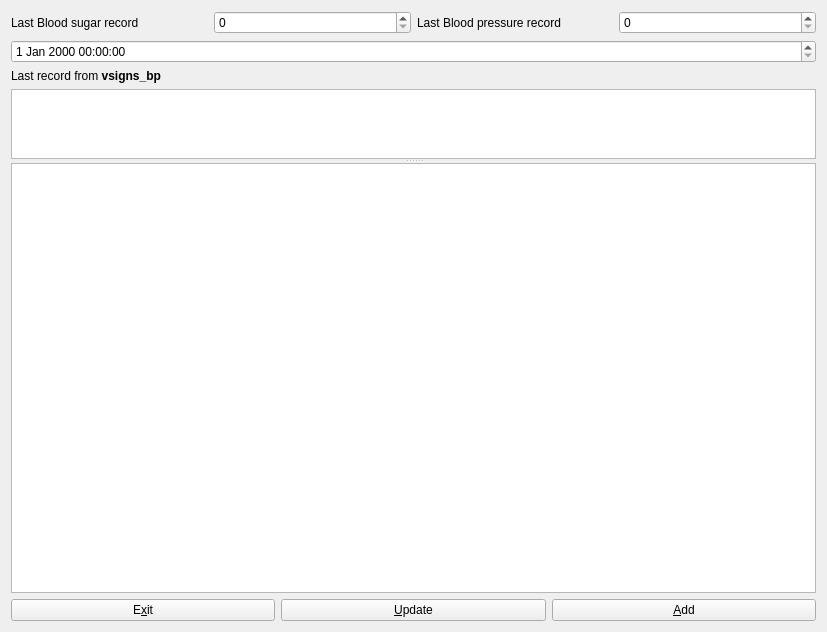
<?xml version="1.0" encoding="UTF-8"?>
<ui version="4.0">
 <class>Comment</class>
 <widget class="QWidget" name="Comment">
  <property name="geometry">
   <rect>
    <x>0</x>
    <y>0</y>
    <width>827</width>
    <height>632</height>
   </rect>
  </property>
  <property name="windowTitle">
   <string>Note</string>
  </property>
  <layout class="QGridLayout" name="gridLayout_2">
   <item row="0" column="0">
    <layout class="QGridLayout" name="gridLayout">
     <property name="sizeConstraint">
      <enum>QLayout::SetNoConstraint</enum>
     </property>
     <item row="0" column="0">
      <layout class="QHBoxLayout" name="horizontalLayout_2">
       <item>
        <widget class="QLabel" name="lblBSrecord">
         <property name="text">
          <string>Last Blood sugar record</string>
         </property>
         <property name="buddy">
          <cstring>spinBsid</cstring>
         </property>
        </widget>
       </item>
       <item>
        <widget class="QSpinBox" name="spinBsid">
         <property name="maximum">
          <number>9999</number>
         </property>
        </widget>
       </item>
       <item>
        <widget class="QLabel" name="lblBPrecord">
         <property name="text">
          <string>Last Blood pressure record</string>
         </property>
         <property name="buddy">
          <cstring>spinBpid</cstring>
         </property>
        </widget>
       </item>
       <item>
        <widget class="QSpinBox" name="spinBpid">
         <property name="maximum">
          <number>9999</number>
         </property>
        </widget>
       </item>
      </layout>
     </item>
     <item row="1" column="0">
      <widget class="QDateTimeEdit" name="dateTimeEdit"/>
     </item>
     <item row="2" column="0">
      <widget class="QLabel" name="label">
       <property name="text">
        <string>&lt;html&gt;&lt;head/&gt;&lt;body&gt;&lt;p&gt;Last record from &lt;span style=&quot; font-weight:600;&quot;&gt;vsigns_bp&lt;/span&gt;&lt;/p&gt;&lt;/body&gt;&lt;/html&gt;</string>
       </property>
       <property name="buddy">
        <cstring>tblPrevRec</cstring>
       </property>
      </widget>
     </item>
     <item row="3" column="0">
      <widget class="QSplitter" name="splitter">
       <property name="sizePolicy">
        <sizepolicy hsizetype="MinimumExpanding" vsizetype="Expanding">
         <horstretch>0</horstretch>
         <verstretch>0</verstretch>
        </sizepolicy>
       </property>
       <property name="orientation">
        <enum>Qt::Vertical</enum>
       </property>
       <widget class="QTableView" name="tblPrevRec">
        <property name="sizePolicy">
         <sizepolicy hsizetype="Expanding" vsizetype="Expanding">
          <horstretch>0</horstretch>
          <verstretch>25</verstretch>
         </sizepolicy>
        </property>
        <property name="sizeAdjustPolicy">
         <enum>QAbstractScrollArea::AdjustToContents</enum>
        </property>
       </widget>
       <widget class="QTextEdit" name="textEdit">
        <property name="sizePolicy">
         <sizepolicy hsizetype="Expanding" vsizetype="Expanding">
          <horstretch>0</horstretch>
          <verstretch>75</verstretch>
         </sizepolicy>
        </property>
       </widget>
      </widget>
     </item>
     <item row="4" column="0">
      <layout class="QHBoxLayout" name="horizontalLayout">
       <item>
        <widget class="QPushButton" name="btnExit">
         <property name="text">
          <string>E&amp;xit</string>
         </property>
        </widget>
       </item>
       <item>
        <widget class="QPushButton" name="btnUpdate">
         <property name="text">
          <string>&amp;Update</string>
         </property>
        </widget>
       </item>
       <item>
        <widget class="QPushButton" name="btnAdd">
         <property name="text">
          <string>&amp;Add</string>
         </property>
        </widget>
       </item>
      </layout>
     </item>
    </layout>
   </item>
  </layout>
 </widget>
 <resources/>
 <connections/>
</ui>
